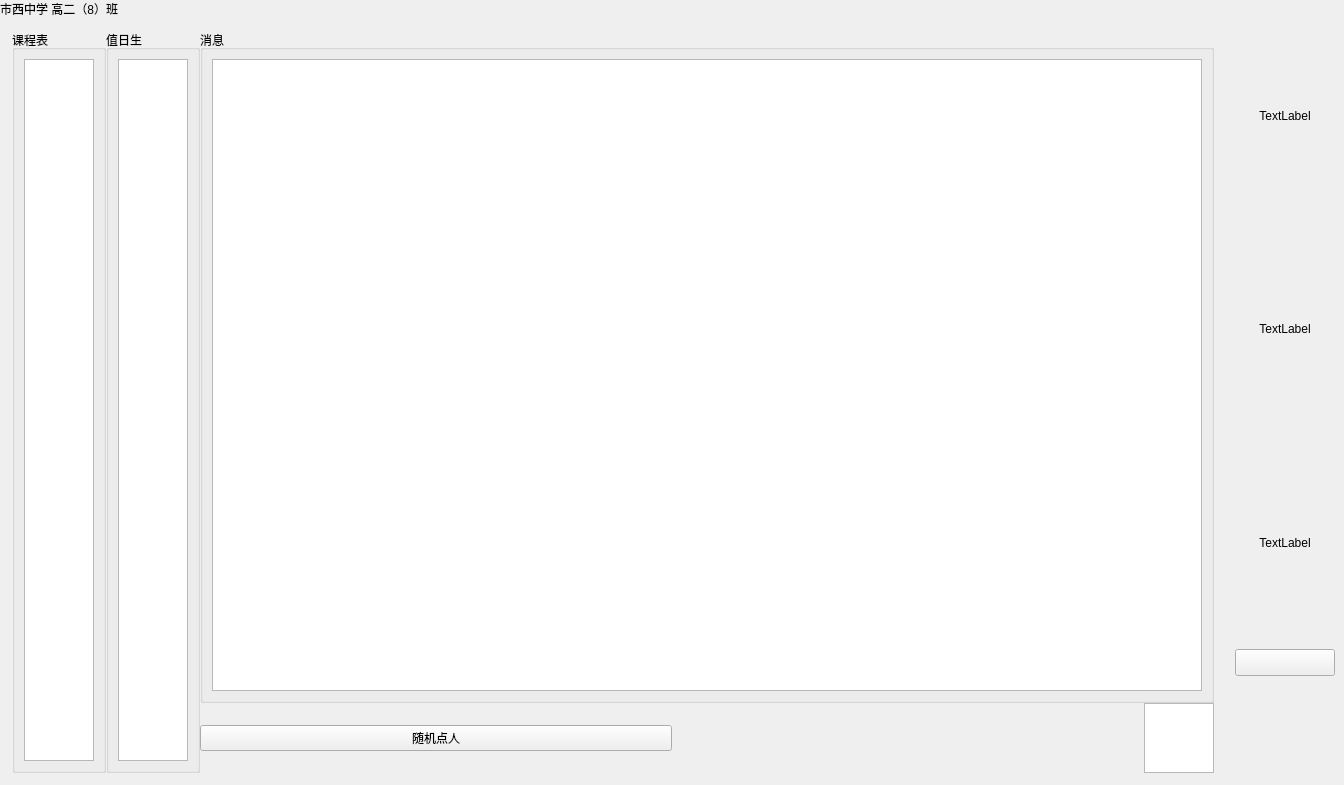
<?xml version="1.0" encoding="UTF-8"?>
<ui version="4.0">
 <class>MainWindow</class>
 <widget class="QWidget" name="MainWindow">
  <property name="enabled">
   <bool>true</bool>
  </property>
  <property name="geometry">
   <rect>
    <x>0</x>
    <y>0</y>
    <width>1344</width>
    <height>785</height>
   </rect>
  </property>
  <property name="windowTitle">
   <string>高二八班  班级管理系统</string>
  </property>
  <property name="locale">
   <locale language="Chinese" country="China"/>
  </property>
  <layout class="QGridLayout" name="gridLayout_2" rowstretch="0,0" columnstretch="3,0,0">
   <property name="leftMargin">
    <number>0</number>
   </property>
   <property name="topMargin">
    <number>0</number>
   </property>
   <property name="rightMargin">
    <number>0</number>
   </property>
   <property name="bottomMargin">
    <number>0</number>
   </property>
   <property name="spacing">
    <number>0</number>
   </property>
   <item row="0" column="2" rowspan="2">
    <widget class="QWidget" name="sidebar_wg" native="true">
     <property name="sizePolicy">
      <sizepolicy hsizetype="Minimum" vsizetype="Preferred">
       <horstretch>0</horstretch>
       <verstretch>0</verstretch>
      </sizepolicy>
     </property>
     <layout class="QVBoxLayout" name="verticalLayout" stretch="1,1,1,0,0">
      <property name="spacing">
       <number>0</number>
      </property>
      <property name="sizeConstraint">
       <enum>QLayout::SetMinimumSize</enum>
      </property>
      <item>
       <widget class="QLabel" name="time_l">
        <property name="sizePolicy">
         <sizepolicy hsizetype="Minimum" vsizetype="Minimum">
          <horstretch>0</horstretch>
          <verstretch>0</verstretch>
         </sizepolicy>
        </property>
        <property name="minimumSize">
         <size>
          <width>100</width>
          <height>212</height>
         </size>
        </property>
        <property name="text">
         <string>TextLabel</string>
        </property>
        <property name="alignment">
         <set>Qt::AlignCenter</set>
        </property>
       </widget>
      </item>
      <item>
       <widget class="QLabel" name="countdown_l">
        <property name="sizePolicy">
         <sizepolicy hsizetype="Minimum" vsizetype="Minimum">
          <horstretch>0</horstretch>
          <verstretch>0</verstretch>
         </sizepolicy>
        </property>
        <property name="minimumSize">
         <size>
          <width>100</width>
          <height>213</height>
         </size>
        </property>
        <property name="text">
         <string>TextLabel</string>
        </property>
        <property name="alignment">
         <set>Qt::AlignCenter</set>
        </property>
       </widget>
      </item>
      <item>
       <widget class="QLabel" name="nextclass_l">
        <property name="sizePolicy">
         <sizepolicy hsizetype="Minimum" vsizetype="Minimum">
          <horstretch>0</horstretch>
          <verstretch>0</verstretch>
         </sizepolicy>
        </property>
        <property name="minimumSize">
         <size>
          <width>100</width>
          <height>212</height>
         </size>
        </property>
        <property name="text">
         <string>TextLabel</string>
        </property>
        <property name="alignment">
         <set>Qt::AlignCenter</set>
        </property>
       </widget>
      </item>
      <item>
       <widget class="QPushButton" name="setting_pb">
        <property name="sizePolicy">
         <sizepolicy hsizetype="Minimum" vsizetype="Fixed">
          <horstretch>0</horstretch>
          <verstretch>0</verstretch>
         </sizepolicy>
        </property>
        <property name="font">
         <font>
          <family>Segoe UI</family>
          <pointsize>12</pointsize>
         </font>
        </property>
        <property name="text">
         <string/>
        </property>
       </widget>
      </item>
      <item>
       <widget class="RatioPixmapQLabel" name="icon_l">
        <property name="sizePolicy">
         <sizepolicy hsizetype="MinimumExpanding" vsizetype="Expanding">
          <horstretch>0</horstretch>
          <verstretch>0</verstretch>
         </sizepolicy>
        </property>
        <property name="minimumSize">
         <size>
          <width>100</width>
          <height>100</height>
         </size>
        </property>
        <property name="text">
         <string notr="true"/>
        </property>
        <property name="pixmap">
         <pixmap resource="../resources/mainpage.qrc">:/logo/logo.png</pixmap>
        </property>
        <property name="scaledContents">
         <bool>false</bool>
        </property>
        <property name="alignment">
         <set>Qt::AlignCenter</set>
        </property>
        <property name="openExternalLinks">
         <bool>false</bool>
        </property>
        <property name="textInteractionFlags">
         <set>Qt::NoTextInteraction</set>
        </property>
       </widget>
      </item>
     </layout>
    </widget>
   </item>
   <item row="0" column="0">
    <widget class="QLabel" name="title_l">
     <property name="text">
      <string>市西中学 高二（8）班</string>
     </property>
     <property name="margin">
      <number>0</number>
     </property>
    </widget>
   </item>
   <item row="1" column="0">
    <layout class="QHBoxLayout" name="horizontalLayout" stretch="0,0,0">
     <property name="leftMargin">
      <number>12</number>
     </property>
     <property name="topMargin">
      <number>12</number>
     </property>
     <property name="rightMargin">
      <number>12</number>
     </property>
     <property name="bottomMargin">
      <number>12</number>
     </property>
     <item>
      <widget class="QGroupBox" name="classlist_gb">
       <property name="title">
        <string>课程表</string>
       </property>
       <layout class="QVBoxLayout" name="verticalLayout_4">
        <item>
         <widget class="QTableView" name="classlist_tv">
          <property name="sizePolicy">
           <sizepolicy hsizetype="Minimum" vsizetype="Expanding">
            <horstretch>0</horstretch>
            <verstretch>0</verstretch>
           </sizepolicy>
          </property>
          <property name="accessibleDescription">
           <string notr="true"/>
          </property>
          <property name="sizeAdjustPolicy">
           <enum>QAbstractScrollArea::AdjustToContents</enum>
          </property>
          <property name="editTriggers">
           <set>QAbstractItemView::NoEditTriggers</set>
          </property>
          <property name="tabKeyNavigation">
           <bool>false</bool>
          </property>
          <property name="showDropIndicator" stdset="0">
           <bool>false</bool>
          </property>
          <property name="dragDropOverwriteMode">
           <bool>false</bool>
          </property>
          <property name="showGrid">
           <bool>false</bool>
          </property>
          <attribute name="horizontalHeaderVisible">
           <bool>false</bool>
          </attribute>
          <attribute name="horizontalHeaderHighlightSections">
           <bool>false</bool>
          </attribute>
          <attribute name="verticalHeaderVisible">
           <bool>false</bool>
          </attribute>
          <attribute name="verticalHeaderHighlightSections">
           <bool>false</bool>
          </attribute>
         </widget>
        </item>
       </layout>
      </widget>
     </item>
     <item>
      <widget class="QGroupBox" name="nigger_gb">
       <property name="title">
        <string>值日生</string>
       </property>
       <layout class="QVBoxLayout" name="verticalLayout_3">
        <item>
         <widget class="QTableView" name="nigger_tv">
          <property name="sizePolicy">
           <sizepolicy hsizetype="Minimum" vsizetype="Expanding">
            <horstretch>0</horstretch>
            <verstretch>0</verstretch>
           </sizepolicy>
          </property>
          <property name="sizeAdjustPolicy">
           <enum>QAbstractScrollArea::AdjustToContents</enum>
          </property>
          <property name="editTriggers">
           <set>QAbstractItemView::NoEditTriggers</set>
          </property>
          <property name="tabKeyNavigation">
           <bool>false</bool>
          </property>
          <property name="showDropIndicator" stdset="0">
           <bool>false</bool>
          </property>
          <property name="dragDropOverwriteMode">
           <bool>false</bool>
          </property>
          <property name="selectionMode">
           <enum>QAbstractItemView::SingleSelection</enum>
          </property>
          <property name="showGrid">
           <bool>false</bool>
          </property>
          <attribute name="horizontalHeaderVisible">
           <bool>false</bool>
          </attribute>
          <attribute name="horizontalHeaderCascadingSectionResizes">
           <bool>false</bool>
          </attribute>
          <attribute name="horizontalHeaderHighlightSections">
           <bool>false</bool>
          </attribute>
          <attribute name="verticalHeaderVisible">
           <bool>false</bool>
          </attribute>
          <attribute name="verticalHeaderCascadingSectionResizes">
           <bool>false</bool>
          </attribute>
          <attribute name="verticalHeaderHighlightSections">
           <bool>false</bool>
          </attribute>
         </widget>
        </item>
       </layout>
      </widget>
     </item>
     <item>
      <layout class="QGridLayout" name="gridLayout" rowstretch="1,0" columnstretch="1,1,0">
       <item row="1" column="2">
        <widget class="QTableView" name="applink_tv">
         <property name="sizePolicy">
          <sizepolicy hsizetype="Minimum" vsizetype="Minimum">
           <horstretch>0</horstretch>
           <verstretch>0</verstretch>
          </sizepolicy>
         </property>
         <property name="sizeAdjustPolicy">
          <enum>QAbstractScrollArea::AdjustToContents</enum>
         </property>
         <property name="editTriggers">
          <set>QAbstractItemView::NoEditTriggers</set>
         </property>
         <property name="tabKeyNavigation">
          <bool>false</bool>
         </property>
         <property name="selectionMode">
          <enum>QAbstractItemView::NoSelection</enum>
         </property>
         <property name="showGrid">
          <bool>false</bool>
         </property>
         <attribute name="horizontalHeaderVisible">
          <bool>false</bool>
         </attribute>
         <attribute name="horizontalHeaderHighlightSections">
          <bool>false</bool>
         </attribute>
         <attribute name="verticalHeaderVisible">
          <bool>false</bool>
         </attribute>
         <attribute name="verticalHeaderHighlightSections">
          <bool>false</bool>
         </attribute>
        </widget>
       </item>
       <item row="1" column="0">
        <widget class="QPushButton" name="random_pb">
         <property name="sizePolicy">
          <sizepolicy hsizetype="Preferred" vsizetype="Fixed">
           <horstretch>0</horstretch>
           <verstretch>0</verstretch>
          </sizepolicy>
         </property>
         <property name="layoutDirection">
          <enum>Qt::LeftToRight</enum>
         </property>
         <property name="text">
          <string>随机点人</string>
         </property>
        </widget>
       </item>
       <item row="0" column="0" colspan="3">
        <widget class="QGroupBox" name="message_gb">
         <property name="sizePolicy">
          <sizepolicy hsizetype="Minimum" vsizetype="Expanding">
           <horstretch>0</horstretch>
           <verstretch>0</verstretch>
          </sizepolicy>
         </property>
         <property name="title">
          <string>消息</string>
         </property>
         <layout class="QVBoxLayout" name="verticalLayout_5">
          <item>
           <widget class="QTextBrowser" name="message_tb">
            <property name="sizePolicy">
             <sizepolicy hsizetype="Minimum" vsizetype="Expanding">
              <horstretch>0</horstretch>
              <verstretch>0</verstretch>
             </sizepolicy>
            </property>
            <property name="html">
             <string>&lt;!DOCTYPE HTML PUBLIC &quot;-//W3C//DTD HTML 4.0//EN&quot; &quot;http://www.w3.org/TR/REC-html40/strict.dtd&quot;&gt;
&lt;html&gt;&lt;head&gt;&lt;meta name=&quot;qrichtext&quot; content=&quot;1&quot; /&gt;&lt;style type=&quot;text/css&quot;&gt;
p, li { white-space: pre-wrap; }
&lt;/style&gt;&lt;/head&gt;&lt;body style=&quot; font-family:'.AppleSystemUIFont'; font-size:13pt; font-weight:400; font-style:normal;&quot;&gt;
&lt;p style=&quot;-qt-paragraph-type:empty; margin-top:0px; margin-bottom:0px; margin-left:0px; margin-right:0px; -qt-block-indent:0; text-indent:0px;&quot;&gt;&lt;br /&gt;&lt;/p&gt;&lt;/body&gt;&lt;/html&gt;</string>
            </property>
           </widget>
          </item>
         </layout>
        </widget>
       </item>
       <item row="1" column="1">
        <spacer name="horizontalSpacer">
         <property name="orientation">
          <enum>Qt::Horizontal</enum>
         </property>
         <property name="sizeHint" stdset="0">
          <size>
           <width>40</width>
           <height>20</height>
          </size>
         </property>
        </spacer>
       </item>
      </layout>
     </item>
    </layout>
   </item>
  </layout>
 </widget>
 <customwidgets>
  <customwidget>
   <class>RatioPixmapQLabel</class>
   <extends>QLabel</extends>
   <header location="global">windows.RatioPixmapQLabel</header>
  </customwidget>
 </customwidgets>
 <resources>
  <include location="../resources/mainpage.qrc"/>
 </resources>
 <connections/>
</ui>
